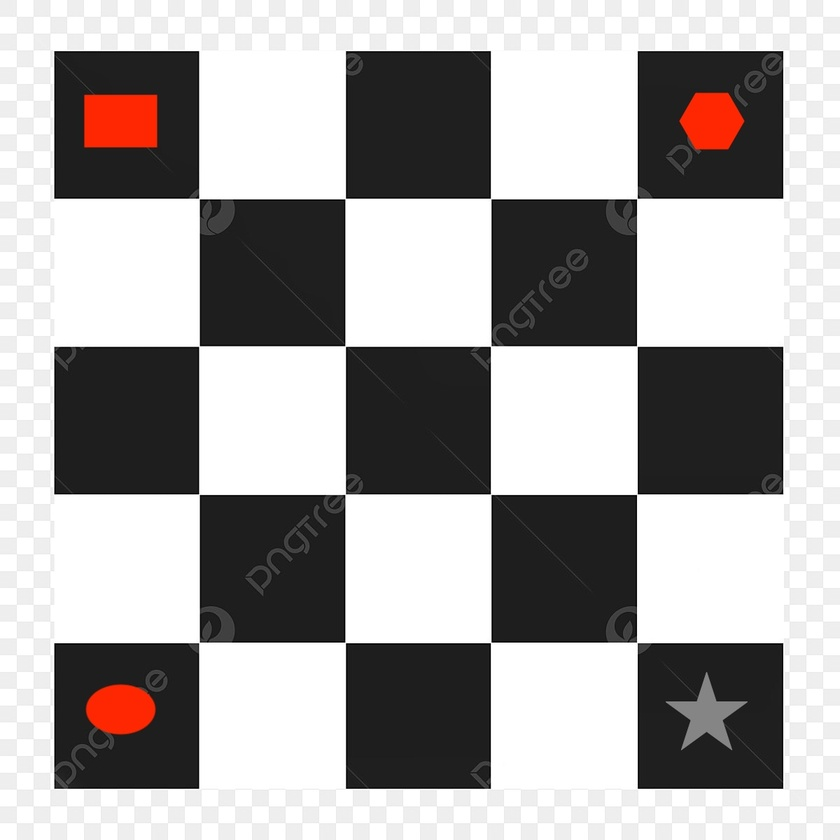
#> input picture image_formation/images/original_image.jpg, 840 x 840 px, shrunk from 1200 x 1200 before the run
$ python geometric_transforms.py
#> lines starting #> are read from the running program, lines starting #| are printed output that depends on the picture
import cv2
import numpy as np
import matplotlib.pyplot as plt

#look at images in the images folder
orig = cv2.imread("images/original_image.jpg")
#> orig is the input picture: shape (840, 840, 3); mean B, G, R 164.6, 165.1, 168
target = cv2.imread("images/transformed_image.jpg")
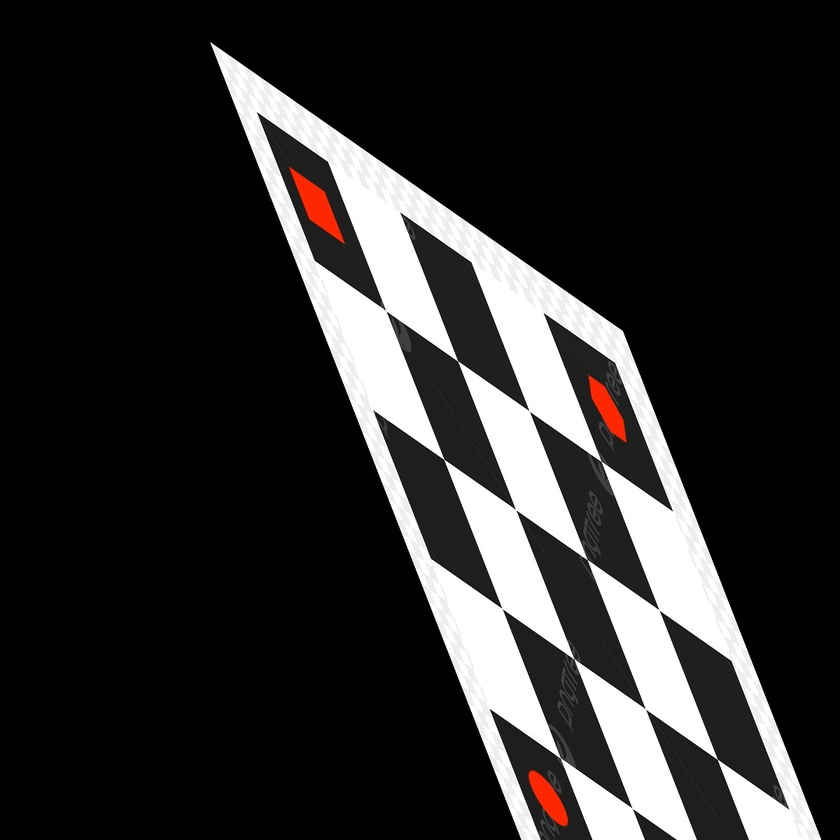
#> input picture image_formation/images/transformed_image.jpg, 840 x 840 px, shrunk from 1200 x 1200 before the run
#> target is the input picture: shape (840, 840, 3); mean B, G, R 44.5, 44.7, 45.7
if orig is None: raise FileNotFoundError("original_image.jpg not found")
h, w = orig.shape[:2]
#> h = 840; w = 840

#make canvas larger
Hc, Wc = int(h*2), int(w*2)
#> Hc = 1680; Wc = 1680

# corners of the original image (top-left, top-right, bottom-right, bottom-left)
src = np.float32([[0,0], [w,0], [w,h], [0,h]])
#> src = [[0, 0], [840, 0], [840, 840], [0, 840]]

#where the four corners of the original image map to
dst = np.float32([
    [0.36*Wc, 0.10*Hc],  # top-left
    [0.60*Wc, 0.22*Hc],  # top-right
    [0.86*Wc, 0.97*Hc],  # bottom-right
    [0.58*Wc, 0.86*Hc],  # bottom-left
])

#move matrix
Hmat = cv2.getPerspectiveTransform(src, dst)

#apply mapping and fix output size + make border black
result = cv2.warpPerspective(
    orig, Hmat, (Wc, Hc),
    borderMode=cv2.BORDER_CONSTANT, borderValue=(0,0,0)
)
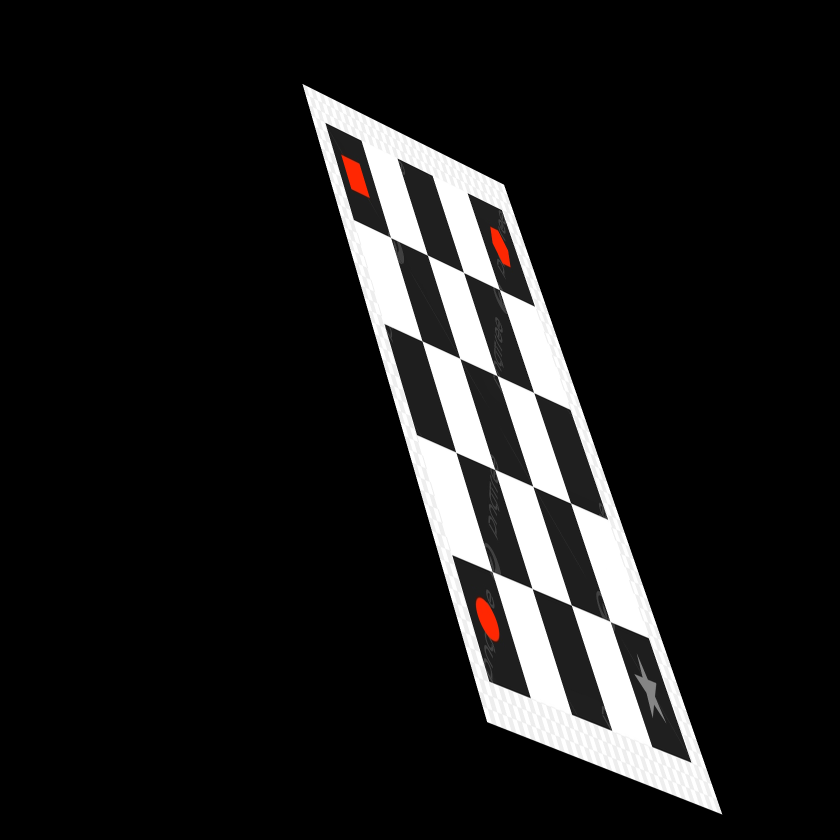
#> result: shape (1680, 1680, 3) (shown at 1/2 size); mean B, G, R 27.8, 27.9, 28.4

#print destination points
print(dst)
#| [[ 604.8  168. ]
#|  [1008.   369.6]
#|  [1444.8 1629.6]
#|  [ 974.4 1444.8]]

# RGB helper
def bgr_to_rgb_for_display(img):
    return cv2.cvtColor(img, cv2.COLOR_BGR2RGB)

# convert BGR to RGB
orig_rgb   = bgr_to_rgb_for_display(orig)
target_rgb = bgr_to_rgb_for_display(target)
result_rgb = bgr_to_rgb_for_display(result)

# put pics next to each other
fig, axes = plt.subplots(1, 3, figsize=(14, 5))
axes[0].imshow(orig_rgb);   axes[0].set_title("Original")
axes[1].imshow(target_rgb); axes[1].set_title("Provided Transformed")
axes[2].imshow(result_rgb); axes[2].set_title("Reverse-Engineered Result")

#hide axis ticks
for ax in axes:
    ax.axis("off")

plt.tight_layout()
plt.show()
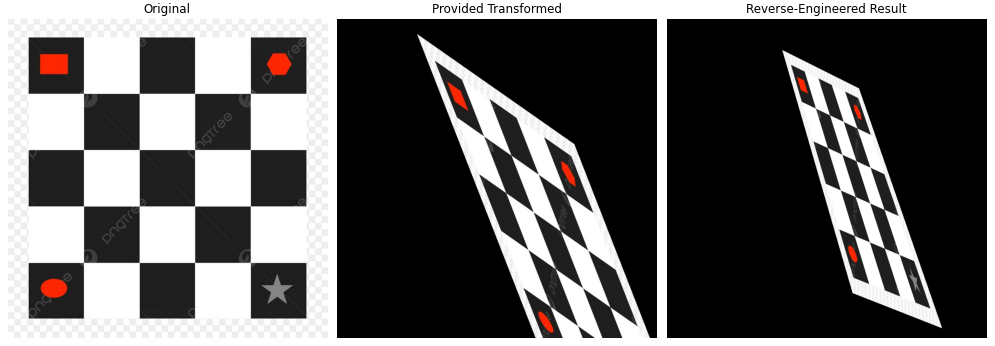
#> figure drawn by matplotlib, 3 panels
